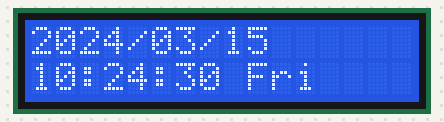
Simulated run of this sketch. Board: Arduino Uno, built with avr-gcc and run on an emulated ATmega328P. Parts: 16×2 character LCD. The local clock reads 2024-03-15 10:24:30 at power-on unless the sketch sets it; what the sketch prints to the serial monitor is not drawn.

Above: at 0.1 s.
At 4.1 s:
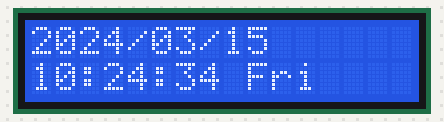
At 9.2 s:
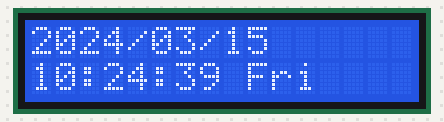
At 19.3 s:
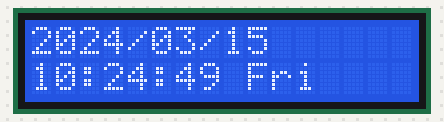
At 28.3 s:
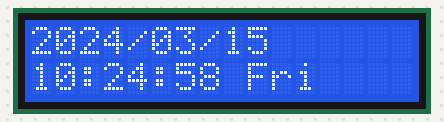
At 38.4 s:
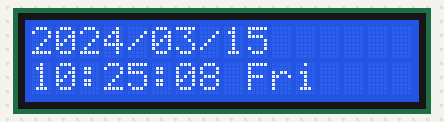

Measured:
- what the display in image 1 shows lasts 1.0 s, from 4.1 s to 5.1 s

The sketch:

RTC_LCD.ino
```cpp
// (licence header left out)
#include <stdio.h>
#include <string.h>
#include <DS1302.h>
#include <LiquidCrystal.h>

/* Set the appropriate digital I/O pin connections */
uint8_t CE_PIN   = 11; //Pin RST
uint8_t IO_PIN   = 12;//Pin DAT
uint8_t SCLK_PIN = 13; //Pin CLK

// select the pins used on the LCD panel
LiquidCrystal lcd(8, 9, 4, 5, 6, 7);

/* Create a DS1302 object */
DS1302 rtc(CE_PIN, IO_PIN, SCLK_PIN);

// define some values used by the panel and buttons
int lcd_key     = 0;
int adc_key_in  = 0;
#define btnRIGHT  0
#define btnUP     1
#define btnDOWN   2
#define btnLEFT   3
#define btnSELECT 4
#define btnNONE   5

/* Create buffers */
char buf[50];
char day[50];
char cul1[20]={0};
char cul2[20]={0};


void print_time()
{
  /* Get the current time and date from the chip */
  Time t = rtc.time();

  /* Name the day of the week */
  memset(day, 0, sizeof(day));  /* clear day buffer */
  switch (t.day) {
    case 1:
      strcpy(day, "Sun");
      break;
    case 2:
      strcpy(day, "Mon");
      break;
    case 3:
      strcpy(day, "Tue");
      break;
    case 4:
      strcpy(day, "Wed");
      break;
    case 5:
      strcpy(day, "Thu");
      break;
    case 6:
      strcpy(day, "Fri");
      break;
    case 7:
      strcpy(day, "Sat");
      break;
  }

  /* Format the time and date and insert into the temporary buffer */
  snprintf(buf, sizeof(buf), "%s %04d/%02d/%02d %02d:%02d:%02d",
           day,
           t.yr, t.mon, t.date,
           t.hr, t.min, t.sec);

  sprintf(cul1, "%04d/%02d/%02d", t.yr, t.mon, t.date);
  sprintf(cul2, "%02d:%02d:%02d %s", t.hr, t.min, t.sec, day);


  /* Print the formatted string to serial so we can see the time */
 Serial.println(buf);
 lcd.setCursor(0,0);
 lcd.print(cul1);


 lcd.setCursor(0,1);
 lcd.print(cul2);

}

void setup()
{
  Serial.begin(9600);
 lcd.begin(16, 2);              // start the library
  /* Initialize a new chip by turning off write protection and clearing the
     clock halt flag. These methods needn't always be called. See the DS1302
     datasheet for details. */
  //rtc.write_protect(false);
  //rtc.halt(false);

  /* Make a new time object to set the date and time */
  /*   Tuesday, May 19, 2009 at 21:16:37.            */
  //Time t(2014, 3, 4, 17, 3, 40, 3);

  /* Set the time and date on the chip */
  //rtc.time(t);

}

/* Loop and print the time every second */
void loop()
{
  print_time();
  delay(1000);
}
```
